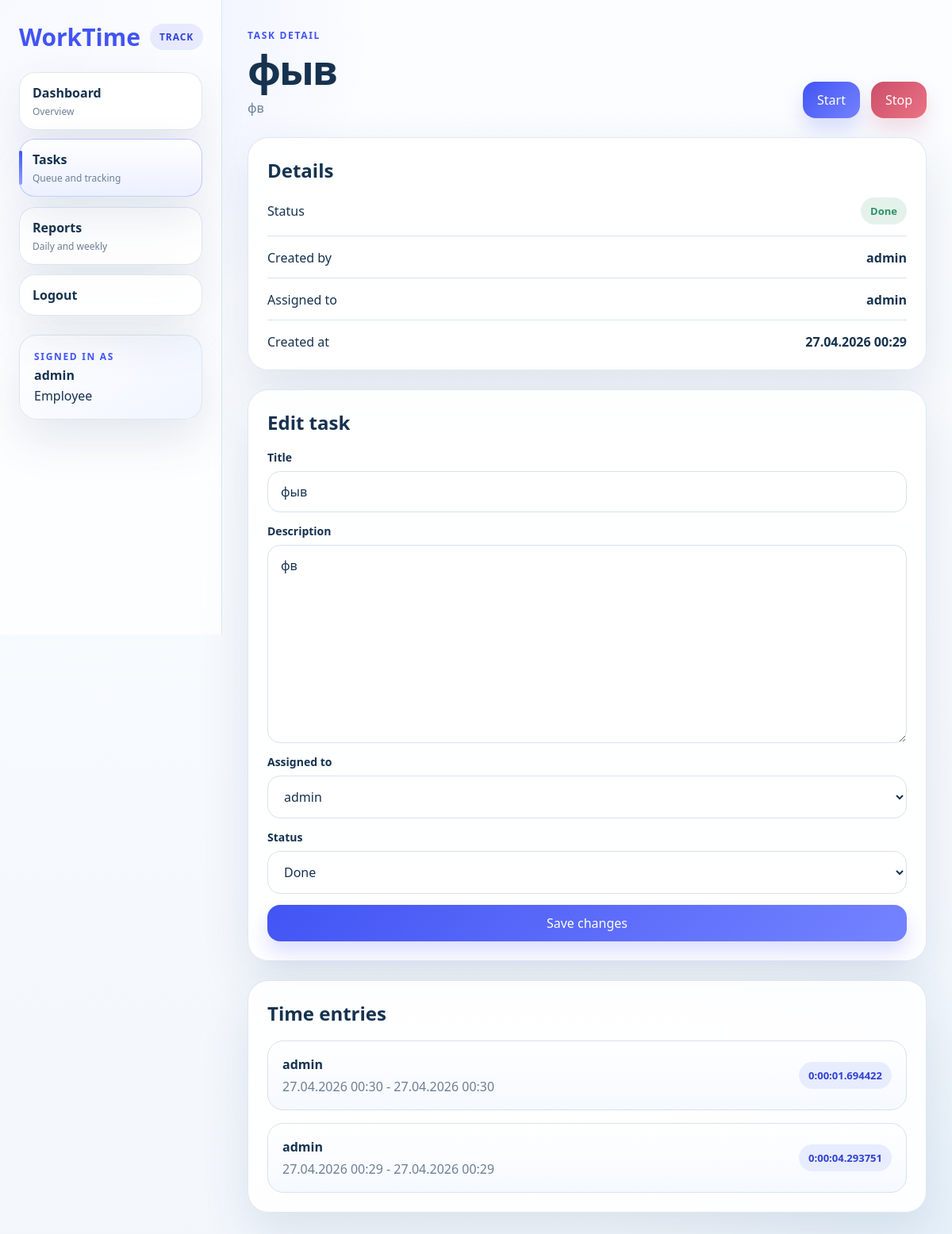
The app's page /tasks/1/ (signed in) with its own data.
### users/models.py (models this page shows)
class User(AbstractUser):
    class Roles(models.TextChoices):
        EMPLOYEE = "employee", "Employee"
        MANAGER = "manager", "Manager"
    email = models.EmailField(unique=True)
    role = models.CharField(max_length=20, choices=Roles.choices, default=Roles.EMPLOYEE)
    def __str__(self):
        return self.username

### tasks/models.py (models this page shows, shortened)
class Task(models.Model):
    class Status(models.TextChoices):
        TODO = "todo", "To do"
        IN_PROGRESS = "in_progress", "In progress"
        DONE = "done", "Done"
    title = models.CharField(max_length=255)
    description = models.TextField(blank=True)
    created_by = models.ForeignKey(
        settings.AUTH_USER_MODEL,
        on_delete=models.CASCADE,
        related_name="created_tasks",
    )
    assigned_to = models.ForeignKey(
        settings.AUTH_USER_MODEL,
        on_delete=models.CASCADE,
        related_name="assigned_tasks",
    )
    status = models.CharField(max_length=20, choices=Status.choices, default=Status.TODO)
    created_at = models.DateTimeField(auto_now_add=True)
    class Meta:
        ordering = ["-created_at"]

### tracking/models.py (models this page shows, shortened)
class TimeEntry(models.Model):
    user = models.ForeignKey(settings.AUTH_USER_MODEL, on_delete=models.CASCADE, related_name="time_entries")
    task = models.ForeignKey(Task, on_delete=models.CASCADE, related_name="time_entries")
    start_time = models.DateTimeField()
    end_time = models.DateTimeField(blank=True, null=True)
    class Meta:
        ordering = ["-start_time"]
        constraints = [
            models.UniqueConstraint(
                fields=["user"],
                condition=Q(end_time__isnull=True),
                name="unique_active_timer_per_user",
            )
        ]
        indexes = [
            models.Index(fields=["user", "start_time"]),
            models.Index(fields=["task", "start_time"]),
        ]
    @property
    def duration(self):
        end_time = self.end_time or timezone.now()
        return max(end_time - self.start_time, timedelta())

### tasks/views.py (the view, shortened to what this page needs)
# urls.py: path("tasks/<int:pk>/", TaskDetailView.as_view(), name="task-detail"),
class TaskDetailView(LoginRequiredMixin, DetailView):
    template_name = "tasks/detail.html"
    context_object_name = "task"
    model = Task
    def get_queryset(self):
        queryset = Task.objects.select_related("created_by", "assigned_to").prefetch_related("time_entries__user")
        user = self.request.user
        if user.role != User.Roles.MANAGER:
            queryset = queryset.filter(Q(created_by=user) | Q(assigned_to=user))
        return queryset
    def get_context_data(self, **kwargs):
        context = super().get_context_data(**kwargs)
        context["entries"] = self.object.time_entries.select_related("user")
        context["statuses"] = Task.Status.choices
        context["form"] = TaskUpdateForm(instance=self.object, user=self.request.user)
        return context

### tasks/forms.py
class TaskUpdateForm(TaskForm):
    pass

### tracking/context_processors.py (called while the page is built)
def active_timer(request):
    if not getattr(request, "user", None) or not request.user.is_authenticated:
        return {"global_active_entry": None}
    entry = TimeEntry.objects.filter(user=request.user, end_time__isnull=True).select_related("task").first()
    return {"global_active_entry": entry}

### templates/tasks/detail.html (shortened to what this page needs)
{% extends "base.html" %}
{% block content %}
<section class="page-head">
    <div>
        <span class="eyebrow">Task detail</span>
        <h1>{{ task.title }}</h1>
        <p>{{ task.description|default:"No description" }}</p>
    </div>
    <div class="card-actions">
        <button class="button timer-action" data-action="start" data-task-id="{{ task.pk }}">Start</button>
        <button class="button danger timer-action" data-action="stop" data-task-id="{{ task.pk }}">Stop</button>
    </div>
</section>
<section class="detail-grid">
    <article class="panel">
        <div class="panel-header">
            <h2>Details</h2>
        </div>
        <div class="detail-list">
            <div><span>Status</span><strong class="inline-status" data-status="{{ task.status }}">{{ task.get_status_display }}</strong></div>
            <div><span>Created by</span><strong>{{ task.created_by.username }}</strong></div>
            <div><span>Assigned to</span><strong>{{ task.assigned_to.username }}</strong></div>
            <div><span>Created at</span><strong>{{ task.created_at|date:"d.m.Y H:i" }}</strong></div>
        </div>
    </article>
    <article class="panel">
        <div class="panel-header">
            <h2>Edit task</h2>
        </div>
        <form method="post" class="form-card">
            {% for field in form %}
                <label class="field">
                    <span>{{ field.label }}</span>
                    {{ field }}
                </label>
            {% endfor %}
            <button class="button" type="submit">Save changes</button>
        </form>
    </article>
    <article class="panel">
        <div class="panel-header">
            <h2>Time entries</h2>
        </div>
        <div class="task-stack">
            {% for entry in entries %}
                <div class="task-row static">
                    <div>
                        <strong>{{ entry.user.username }}</strong>
                        <p>{{ entry.start_time|date:"d.m.Y H:i" }}{% if entry.end_time %} - {{ entry.end_time|date:"d.m.Y H:i" }}{% endif %}</p>
                    </div>
                    <span class="badge">{{ entry.duration }}</span>
                </div>
            {% empty %}
                <p class="empty-state">No time entries for this task yet.</p>
            {% endfor %}
        </div>
    </article>
</section>
{% endblock %}

### templates/base.html (shortened to what this page needs)
{% load static %}
<!DOCTYPE html>
<html lang="ru">
<head>
    <link rel="stylesheet" href="{% static 'css/app.css' %}">
</head>
<body class="{% if request.user.is_authenticated %}app-body{% else %}auth-body{% endif %}">
    <div class="shell">
        {% if request.user.is_authenticated %}
            <aside class="sidebar" id="app-sidebar">
                <div class="sidebar-head">
                    <a class="brand" href="{% url 'dashboard' %}">WorkTime</a>
                    <span class="brand-mark">Track</span>
                </div>
                <nav class="nav">
                    <a class="nav-link {% if request.resolver_match.url_name == 'dashboard' %}is-active{% endif %}" href="{% url 'dashboard' %}">
                        <span>Dashboard</span>
                        <small>Overview</small>
                    </a>
                    <a class="nav-link {% if request.resolver_match.url_name == 'task-list' or request.resolver_match.url_name == 'task-detail' %}is-active{% endif %}" href="{% url 'task-list' %}">
                        <span>Tasks</span>
                        <small>Queue and tracking</small>
                    </a>
                    <a class="nav-link {% if request.resolver_match.url_name == 'reports' %}is-active{% endif %}" href="{% url 'reports' %}">
                        <span>Reports</span>
                        <small>Daily and weekly</small>
                    </a>
                    <form method="post" action="{% url 'logout' %}">
                        <button class="nav-button" type="submit">Logout</button>
                    </form>
                </nav>
                <div class="sidebar-card">
                    <div class="eyebrow">Signed in as</div>
                    <strong>{{ request.user.username }}</strong>
                    <span>{{ request.user.get_role_display }}</span>
                </div>
            </aside>
        {% endif %}
        <main class="main {% if not request.user.is_authenticated %}main-auth{% endif %}">
            {% block content %}{% endblock %}
        </main>
    </div>
</body>
</html>

### records on screen
User: user.username "admin", user.role "Employee"
Task: title "фыв", description "фв", status "Done", created_by.username "admin", assigned_to.username "admin", created_at "27.04.2026 00:29", form "фыв" "фв" "admin" "Done"
TimeEntry: user.username "admin", start_time "27.04.2026 00:30", end_time "27.04.2026 00:30", duration "0:00:01.694422"
TimeEntry: user.username "admin", start_time "27.04.2026 00:29", end_time "27.04.2026 00:29", duration "0:00:04.293751"

### other values on screen
{{ field.label }} "Title" "Description" "Assigned to" "Status"
